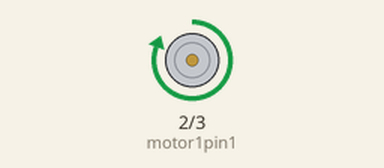
Recording of a sketch running on a simulated Arduino Uno, built with avr-gcc and run on an emulated ATmega328P. On the bench: motor-driver pin pairs drawn as motors (green arrow = first pin HIGH = forward, orange = second pin HIGH = backward, longer = more drive).

Above: at 0.05 s.
Timing chart, 0 to 3.0 s (numbered marks = the images above):
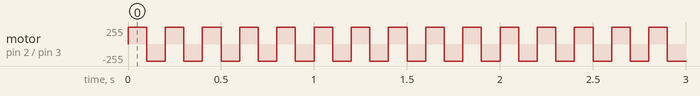

Measured:
- by itself, motor on pin 2 (motor1pin1) / pin 3 (motor1pin2): alternates forward 255/255 for 0.10 s and backward 255/255 for 0.10 s

The sketch:

jiggle_tech.ino
```cpp
int motor1pin1 = 2;
int motor1pin2 = 3;

void setup() {
  // put your setup code here, to run once:
  pinMode(motor1pin1, OUTPUT);
  pinMode(motor1pin2, OUTPUT);

}


void loop() {
  // put your main code here, to run repeatedly:
  digitalWrite(motor1pin1, HIGH);
  digitalWrite(motor1pin2, LOW);

  delay(100);

  digitalWrite(motor1pin1, LOW);
  digitalWrite(motor1pin2, HIGH);

  delay(100);
}
```
